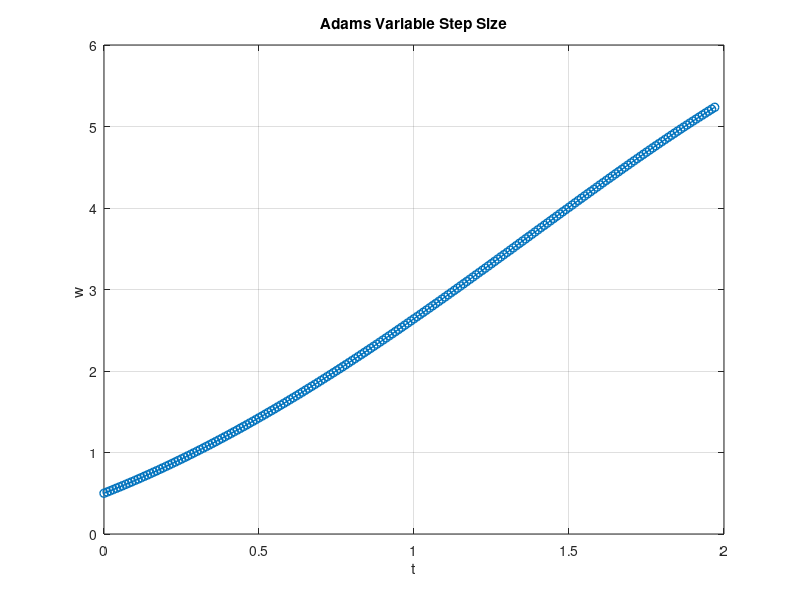

Write the MATLAB code that produced this figure.

% ------------------------------------------------------------------------
% Author: Muhammet Kaan Alsancak
% email address: alsancak.mk@gmail.com 
% Date: 2024/10/22 - 19:12
% ------------------------------------------------------------------------
% Explicit_Adams_Bashforth_Variable Step ile diferansiyel denklem çözümü

clc;
clear;

% Diferansiyel denklemi tanımla: f(t, y)
f = @(t, y) y - t^2 + 1;

% Giriş değerleri
a = 0;            % Başlangıç noktası
b = 2;            % Bitiş noktası
alpha = 0.5;      % Başlangıç koşulu y(a) = alpha
TOL = 10e-5;      % Tolerans
hmax = 0.01;       % Maksimum adım boyutu
hmin = 0.001;      % Minimum adım boyutu

% Değişkenleri başlat
t0 = a;           % Başlangıç zamanı
w0 = alpha;       % Başlangıç çözümü
h = hmax;         % Başlangıçta maksimum adım boyutu
FLAG = 1;         % Döngüyü kontrol etmek için
LAST = 0;         % Son adımı belirlemek için
i = 1;            % Adım sayacı
sigma = 0.0;      % Sigma

% Çözüm değerlerini saklamak için diziler
T_all = [];       % Tüm zaman değerleri
W_all = [];       % Tüm çözüm değerleri

% Başlangıç değerlerini çıktı olarak yazdır
fprintf('Adım\t   t\t       w\t       h          sigma\n');
fprintf('%4d\t%8.4f\t%8.6f\t%8.4f\t%8.4f\n', i, t0, w0, h, sigma);

% İlk üç adım için Runge-Kutta 4. derece ile hesapla
T = zeros(1, 4); % Zaman değerlerini sakla
W = zeros(1, 4); % Çözüm değerlerini sakla
T(1) = t0;
W(1) = w0;

for j = 1:3
    % Runge-Kutta katsayılarını hesapla
    k1 = h * f(T(j), W(j));
    k2 = h * f(T(j) + h / 2, W(j) + k1 / 2);
    k3 = h * f(T(j) + h / 2, W(j) + k2 / 2);
    k4 = h * f(T(j) + h, W(j) + k3);
    
    % Bir sonraki çözüm değerini bul
    W(j + 1) = W(j) + (k1 + 2 * k2 + 2 * k3 + k4) / 6;
    T(j + 1) = T(j) + h;
    
    % Adım sayacını artır ve sonucu yazdır
    i = i + 1;
    fprintf('%4d\t%8.4f\t%8.6f\t%8.4f\t%8.4f\n', i, T(j + 1), W(j + 1), h, sigma);
end

% Tüm sonuçları kaydet
T_all = [T_all, T];
W_all = [W_all, W];

% Predictor-Corrector döngüsünü başlat
while FLAG
    % Predictor adımı (Adams-Bashforth 4. derece)
    WP = W(4) + h / 24 * (55 * f(T(4), W(4)) - 59 * f(T(3), W(3)) + ...
                          37 * f(T(2), W(2)) - 9 * f(T(1), W(1)));

    % Corrector adımı (Adams-Moulton 4. derece)
    WC = W(4) + h / 24 * (9 * f(T(4) + h, WP) + 19 * f(T(4), W(4)) - ...
                          5 * f(T(3), W(3)) + f(T(2), W(2)));

    % Hata tahminini hesapla
    sigma = 19 * abs(WC - WP) / (270 * h);

    if sigma <= TOL
        % Sonucu kabul et
        t_next = T(4) + h;
        w_next = WC;

        % Sonucu yazdır
        fprintf('%4d\t%8.4f\t%8.6f\t%8.4f\t%8.4f\n', i + 1, t_next, w_next, h, sigma);

        % Değerleri güncelle
        T = [T(2:4), t_next];
        W = [W(2:4), w_next];
        i = i + 1;

        % Sonuçları sakla
        T_all = [T_all, t_next];
        W_all = [W_all, w_next];

        % Son adım kontrolü
        if LAST
            FLAG = 0;
        else
            % Adım boyutunu gerekirse ayarla
            if sigma <= 0.1 * TOL || T(4) + h > b
                q = (TOL / (2 * sigma))^(1 / 4);
                h = min(4 * h, min(q * h, hmax));

                if T(4) + 4 * h > b
                    h = (b - T(4)) / 4;
                    LAST = 1;
                end
            end
        end
    else
        % Sonucu reddet ve adım boyutunu küçült
        q = (TOL / (2 * sigma))^(1 / 4);
        h = max(0.1 * h, q * h);

        if h < hmin
            % Minimum adım boyutu aşıldı, hesaplama başarısız
            FLAG = 0;
            fprintf('hmin sınırı aşıldı. Çözüm başarısız.\n');
            break;
        else
            % Daha küçük adım boyutuyla tekrar hesapla
            T = T(1:3);
            W = W(1:3);
            i = i - 3;
        end
    end
end

disp('Hesaplama tamamlandı.');

% Sonuçların Grafiği
figure;
plot(T_all, W_all, '-o', 'LineWidth', 1);
title('Adams Variable Step Size');
xlabel('t');
ylabel('w ');
grid on;









